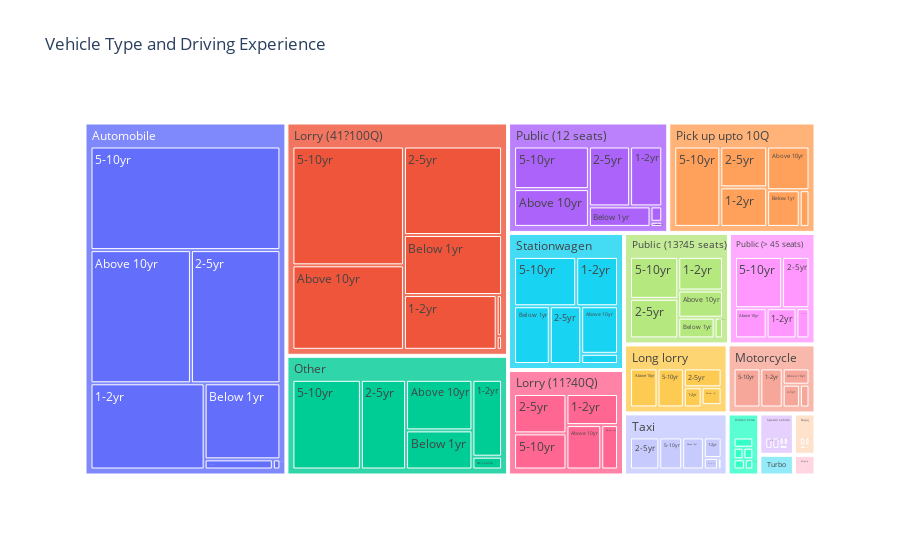

The notebook cell saved with this chart:
### Markdown cell above
## Graph 7: Vehicle Type and Driving Experience
##### We analysed the types of vehicules that were the most involved in an accident then proceeded to check the age of the drivers in these different types of vehicules. This allows us to find the most 'dangerous' mean of transport and their most 'dangerous' types of drivers (in terms of driving experience which is based on the data they've obtained their driving licence if they even have any). We can observe that most accidents are caused by automobile drivers with a driving experience between 5 to 10 years.

### Code cell
fig7 = px.treemap(df, path=['Type_of_vehicle', 'Driving_experience'], title='Vehicle Type and Driving Experience')
fig7.show()

### Figure 1 — Plotly figure (JSON) as saved in the notebook; plotly's stock layout.template omitted (floating-point values rounded to 4 significant figures)
{"data": [{"branchvalues": "total", "domain": {"x": [0, 1], "y": [0, 1]}, "hovertemplate": "labels=%{label}<br>count=%{value}<br>parent=%{parent}<br>id=%{id}<extra></extra>", "ids": ["Automobile/1-2yr", "Long lorry/1-2yr", "Lorry (11?40Q)/1-2yr", "Lorry (41?100Q)/1-2yr", "Motorcycle/1-2yr", "Other/1-2yr", "Pick up upto 10Q/1-2yr", "Public (12 seats)/1-2yr", "Public (13?45 seats)/1-2yr", "Public (> 45 seats)/1-2yr", "Ridden horse/1-2yr", "Special vehicle/1-2yr", "Stationwagen/1-2yr", "Taxi/1-2yr", "Turbo/1-2yr", "Automobile/2-5yr", "Bajaj/2-5yr", "Bicycle/2-5yr", "Long lorry/2-5yr", "Lorry (11?40Q)/2-5yr", "Lorry (41?100Q)/2-5yr", "Motorcycle/2-5yr", "Other/2-5yr", "Pick up upto 10Q/2-5yr", "Public (12 seats)/2-5yr", "Public (13?45 seats)/2-5yr", "Public (> 45 seats)/2-5yr", "Ridden horse/2-5yr", "Special vehicle/2-5yr", "Stationwagen/2-5yr", "Taxi/2-5yr", "Turbo/2-5yr", "Automobile/5-10yr", "Bajaj/5-10yr", "Bicycle/5-10yr", "Long lorry/5-10yr", "Lorry (11?40Q)/5-10yr", "Lorry (41?100Q)/5-10yr", "Motorcycle/5-10yr", "Other/5-10yr", "Pick up upto 10Q/5-10yr", "Public (12 seats)/5-10yr", "Public (13?45 seats)/5-10yr", "Public (> 45 seats)/5-10yr", "Ridden horse/5-10yr", "Special vehicle/5-10yr", "Stationwagen/5-10yr", "Taxi/5-10yr", "Turbo/5-10yr", "Automobile/Above 10yr", "Bajaj/Above 10yr", "Long lorry/Above 10yr", "Lorry (11?40Q)/Above 10yr", "Lorry (41?100Q)/Above 10yr", "Motorcycle/Above 10yr", "Other/Above 10yr", "Pick up upto 10Q/Above 10yr", "Public (12 seats)/Above 10yr", "Public (13?45 seats)/Above 10yr", "Public (> 45 seats)/Above 10yr", "Ridden horse/Above 10yr", "Special vehicle/Above 10yr", "Stationwagen/Above 10yr", "Taxi/Above 10yr", "Turbo/Above 10yr", "Automobile/Below 1yr", "Bajaj/Below 1yr", "Long lorry/Below 1yr", "Lorry (11?40Q)/Below 1yr", "Lorry (41?100Q)/Below 1yr", "Motorcycle/Below 1yr", "Other/Below 1yr", "Pick up upto 10Q/Below 1yr", "Public (12 seats)/Below 1yr", "Public (13?45 seats)/Below 1yr", "Public (> 45 seats)/Below 1yr", "Ridden horse/Below 1yr", "Special vehicle/Below 1yr", "Stationwagen/Below 1yr", "Taxi/Below 1yr", "Turbo/Below 1yr", "Automobile/No Licence", "Bicycle/No Licence", "Long lorry/No Licence", "Lorry (41?100Q)/No Licence", "Other/No Licence", "Pick up upto 10Q/No Licence", "Public (12 seats)/No Licence", "Public (13?45 seats)/No Licence", "Stationwagen/No Licence", "Taxi/No Licence", "Automobile/unknown", "Lorry (41?100Q)/unknown", "Public (12 seats)/unknown", "Automobile", "Bajaj", "Bicycle", "Long lorry", "Lorry (11?40Q)", "Lorry (41?100Q)", "Motorcycle", "Other", "Pick up upto 10Q", "Public (12 seats)", "Public (13?45 seats)", "Public (> 45 seats)", "Ridden horse", "Special vehicle", "Stationwagen", "Taxi", "Turbo"], "labels": ["1-2yr", "1-2yr", "1-2yr", "1-2yr", "1-2yr", "1-2yr", "1-2yr", "1-2yr", "1-2yr", "1-2yr", "1-2yr", "1-2yr", "1-2yr", "1-2yr", "1-2yr", "2-5yr", "2-5yr", "2-5yr", "2-5yr", "2-5yr", "2-5yr", "2-5yr", "2-5yr", "2-5yr", "2-5yr", "2-5yr", "2-5yr", "2-5yr", "2-5yr", "2-5yr", "2-5yr", "2-5yr", "5-10yr", "5-10yr", "5-10yr", "5-10yr", "5-10yr", "5-10yr", "5-10yr", "5-10yr", "5-10yr", "5-10yr", "5-10yr", "5-10yr", "5-10yr", "5-10yr", "5-10yr", "5-10yr", "5-10yr", "Above 10yr", "Above 10yr", "Above 10yr", "Above 10yr", "Above 10yr", "Above 10yr", "Above 10yr", "Above 10yr", "Above 10yr", "Above 10yr", "Above 10yr", "Above 10yr", "Above 10yr", "Above 10yr", "Above 10yr", "Above 10yr", "Below 1yr", "Below 1yr", "Below 1yr", "Below 1yr", "Below 1yr", "Below 1yr", "Below 1yr", "Below 1yr", "Below 1yr", "Below 1yr", "Below 1yr", "Below 1yr", "Below 1yr", "Below 1yr", "Below 1yr", "Below 1yr", "No Licence", "No Licence", "No Licence", "No Licence", "No Licence", "No Licence", "No Licence", "No Licence", "No Licence", "No Licence", "unknown", "unknown", "unknown", "Automobile", "Bajaj", "Bicycle", "Long lorry", "Lorry (11?40Q)", "Lorry (41?100Q)", "Motorcycle", "Other", "Pick up upto 10Q", "Public (12 seats)", "Public (13?45 seats)", "Public (> 45 seats)", "Ridden horse", "Special vehicle", "Stationwagen", "Taxi", "Turbo"], "name": "", "parents": ["Automobile", "Long lorry", "Lorry (11?40Q)", "Lorry (41?100Q)", "Motorcycle", "Other", "Pick up upto 10Q", "Public (12 seats)", "Public (13?45 seats)", "Public (> 45 seats)", "Ridden horse", "Special vehicle", "Stationwagen", "Taxi", "Turbo", "Automobile", "Bajaj", "Bicycle", "Long lorry", "Lorry (11?40Q)", "Lorry (41?100Q)", "Motorcycle", "Other", "Pick up upto 10Q", "Public (12 seats)", "Public (13?45 seats)", "Public (> 45 seats)", "Ridden horse", "Special vehicle", "Stationwagen", "Taxi", "Turbo", "Automobile", "Bajaj", "Bicycle", "Long lorry", "Lorry (11?40Q)", "Lorry (41?100Q)", "Motorcycle", "Other", "Pick up upto 10Q", "Public (12 seats)", "Public (13?45 seats)", "Public (> 45 seats)", "Ridden horse", "Special vehicle", "Stationwagen", "Taxi", "Turbo", "Automobile", "Bajaj", "Long lorry", "Lorry (11?40Q)", "Lorry (41?100Q)", "Motorcycle", "Other", "Pick up upto 10Q", "Public (12 seats)", "Public (13?45 seats)", "Public (> 45 seats)", "Ridden horse", "Special vehicle", "Stationwagen", "Taxi", "Turbo", "Automobile", "Bajaj", "Long lorry", "Lorry (11?40Q)", "Lorry (41?100Q)", "Motorcycle", "Other", "Pick up upto 10Q", "Public (12 seats)", "Public (13?45 seats)", "Public (> 45 seats)", "Ridden horse", "Special vehicle", "Stationwagen", "Taxi", "Turbo", "Automobile", "Bicycle", "Long lorry", "Lorry (41?100Q)", "Other", "Pick up upto 10Q", "Public (12 seats)", "Public (13?45 seats)", "Stationwagen", "Taxi", "Automobile", "Lorry (41?100Q)", "Public (12 seats)", "", "", "", "", "", "", "", "", "", "", "", "", "", "", "", "", ""], "type": "treemap", "values": [128, 8, 28, 69, 20, 36, 31, 32, 26, 16, 4, 2, 33, 9, 2, 155, 1, 2, 16, 36, 118, 9, 64, 32, 41, 33, 25, 7, 5, 29, 23, 2, 256, 3, 2, 23, 33, 180, 24, 97, 62, 53, 35, 43, 4, 2, 49, 18, 2, 174, 2, 24, 27, 128, 10, 53, 31, 47, 21, 17, 3, 2, 28, 17, 1, 75, 4, 8, 13, 80, 5, 41, 20, 21, 13, 7, 4, 5, 33, 4, 1, 9, 1, 1, 3, 6, 6, 3, 3, 6, 1, 1, 1, 1, 798, 10, 5, 80, 137, 579, 68, 297, 182, 198, 131, 108, 22, 16, 178, 72, 8]}], "layout": {"legend": {"tracegroupgap": 0}, "title": {"text": "Vehicle Type and Driving Experience"}}}
